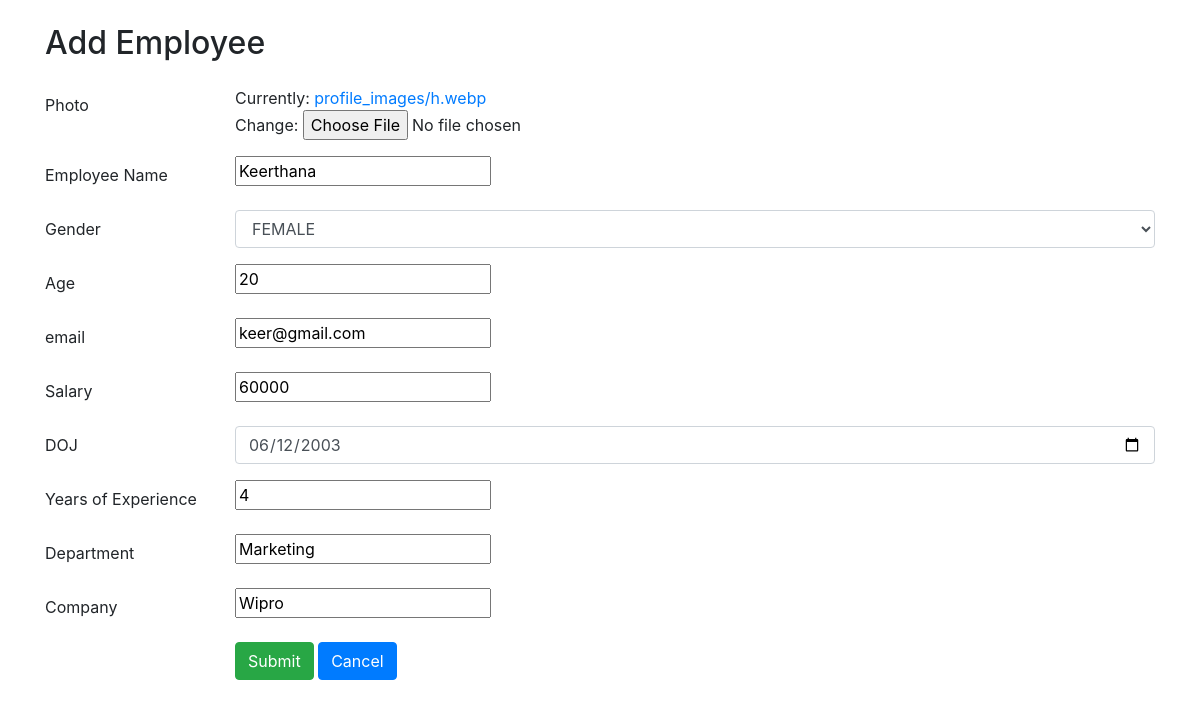
/edit/6, run on the app's committed database.
### employeeapp/models.py (models this page shows, shortened)
class Employee(models.Model):
    g=[
        ('FEMALE','FEMALE'),
        ('MALE','MALE'),
    ]
    profile=models.ImageField(upload_to='profile_images/',null=True)
    eid=models.AutoField(primary_key=True)
    ename=models.CharField(max_length=50)
    egender=models.CharField(choices=g,max_length=50)
    eage=models.IntegerField()
    email=models.EmailField(null=True,unique=True)
    esalary=models.IntegerField()
    doj=models.DateField(null=True)
    eyoe=models.CharField(max_length=200)
    edep=models.CharField(max_length=200)
    company=models.CharField(max_length=200)

### employeeapp/views.py (the view)
# urls.py: path('edit/<int:pk>',views.editemployee,name='editemployee')
def editemployee(request,pk):
    emp1=get_object_or_404(Employee,pk=pk)
    if(request.method == 'POST'):
        form=Employeeform(request.POST,instance=emp1)
        if(form.is_valid):
            book1=form.save()
            return redirect(viewemployee)
    else:
        form=Employeeform(instance=emp1)
        return render(request,'addemployee.html', {'form':form})

### employeeapp/forms.py
class Employeeform(forms.ModelForm):
    class Meta:
        model=Employee
        fields=['ename', 'egender', 'eage', 'email','esalary','doj', 'eyoe','edep','company','profile']
        widgets={
            'doj':forms.DateInput(attrs={
                'class':'form-control','type':'date'
            }),
            'egender':forms.Select(attrs={
                'class':'form-control'
        })
        }

### employeeapp/templates/addemployee.html (shortened to what this page needs)
<!DOCTYPE html>
<html lang="en">
<head>
    <link rel="stylesheet" href="https://cdn.jsdelivr.net/npm/bootstrap@4.6.2/dist/css/bootstrap.min.css">
</head>
<body>
    <div class="container  mt-4">
        <h2 class="">Add Employee</h2>
        <form method="post" class="mt-4" enctype="multipart/form-data">
            <div class="form-group row">
                <label class="col-sm-2 col-form-label">Photo</label>
                <div class="col-sm-10">
                    {{ form.profile }}
                </div>
            </div>
            <div class="form-group row">
                <label class="col-sm-2 col-form-label">Employee Name</label>
                <div class="col-sm-10">
                    {{ form.ename }}
                </div>
            </div>
            <div class="form-group row">
                <label class="col-sm-2 col-form-label">Gender</label>
                <div class="col-sm-10">
                    {{ form.egender }}
                </div>
            </div>
            <div class="form-group row">
                <label class="col-sm-2 col-form-label">Age</label>
                <div class="col-sm-10">
                    {{ form.eage }}
                </div>
            </div>
            <div class="form-group row">
                <label class="col-sm-2 col-form-label">email</label>
                <div class="col-sm-10">
                    {{ form.email }}
                </div>
            </div>
            <div class="form-group row">
                <label class="col-sm-2 col-form-label">Salary</label>
                <div class="col-sm-10">
                    {{ form.esalary }}
                </div>
            </div>
            <div class="form-group row">
                <label class="col-sm-2 col-form-label">DOJ</label>
                <div class="col-sm-10">
                    {{ form.doj }}
                </div>
            </div>
            <div class="form-group row">
                <label class="col-sm-2 col-form-label">Years of Experience</label>
                <div class="col-sm-10">
                    {{ form.eyoe }}
                </div>
            </div>
            <div class="form-group row">
                <label class="col-sm-2 col-form-label">Department</label>
                <div class="col-sm-10">
                    {{ form.edep }}
                </div>
            </div>
            <div class="form-group row">
                <label class="col-sm-2 col-form-label">Company</label>
                <div class="col-sm-10">
                    {{ form.company }}
                </div>
            </div>
            <div class="form-group row">
                <div class="col-sm-10 offset-sm-2">
                    <button type="submit" class="btn btn-success">Submit</button>
                    <a href="{% url 'viewemployee' %}" class="btn btn-primary">Cancel</a>
                </div>
            </div>
        </form>
    </div>
</body>
</html>

### data on the page
Employee: ename "Keerthana", egender "FEMALE", eage "20", email "keer@gmail.com", esalary "60000", doj "06/12/2003", eyoe "4", edep "Marketing", company "Wipro"
